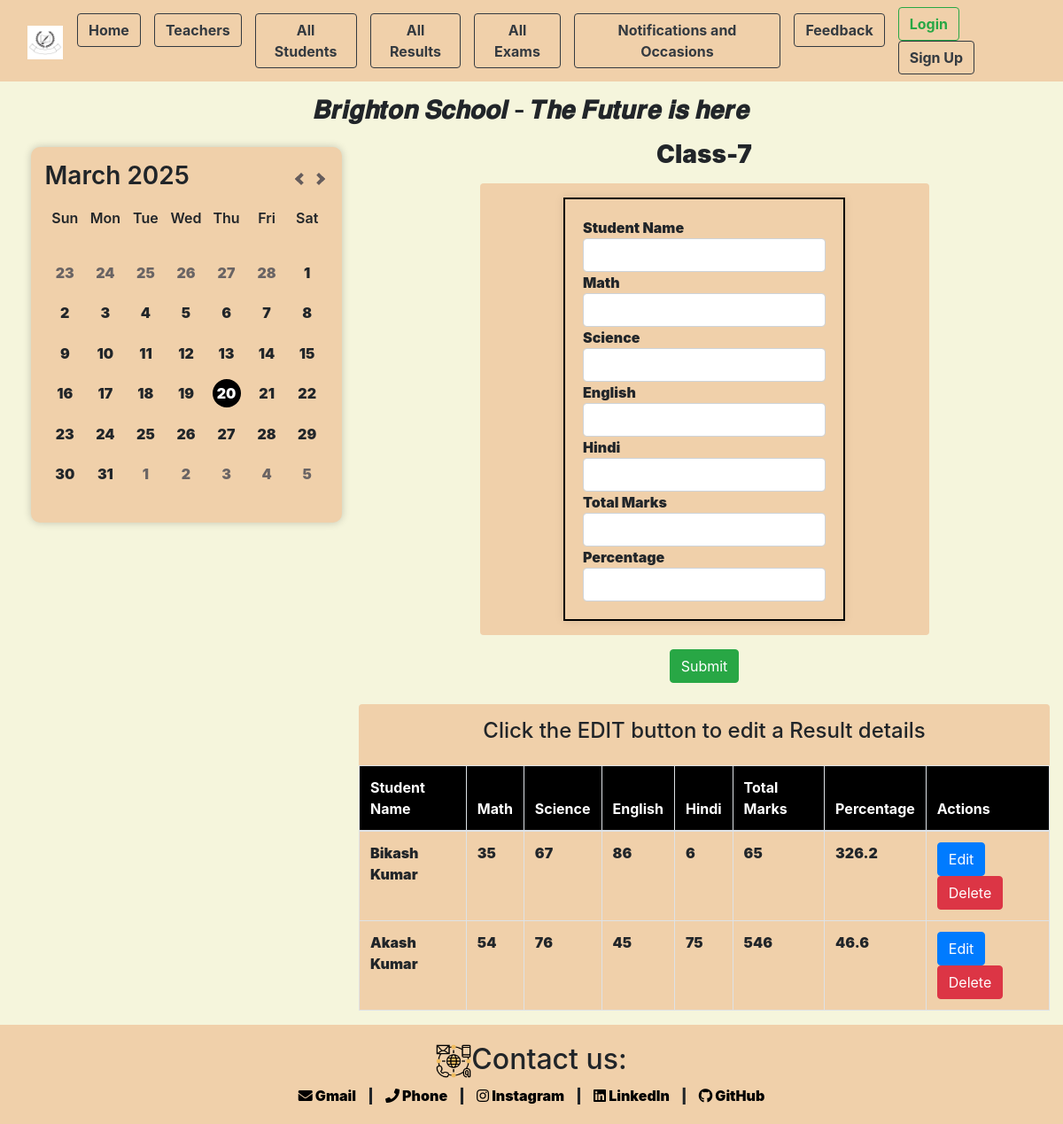
Screenshot of /class_results/result_seven/ with the database file from the repository.
### app/models.py (models this page shows, shortened)
class all_results(models.Model):
    result_class_name = models.CharField(max_length=50,blank=True)
    slug=models.SlugField(max_length=200,unique=True,null=True)

class Result(models.Model):
    result_class_name = models.ForeignKey(all_results, on_delete=models.CASCADE, related_name='students_result',null=True,blank=True)
    st_name=models.CharField(max_length=100)
    Math=models.IntegerField(null=True)
    Science=models.IntegerField(null=True)
    English=models.IntegerField(null=True)
    Hindi=models.IntegerField(null=True)
    Total_marks=models.IntegerField(null=True)
    Percentage=models.FloatField(null=True)

### app/views.py (the view, shortened to what this page needs)
# urls.py: path('class_results/<slug:slug>/',views.class_results,name="class_results"),
def class_results(request, slug):
    class_instance = get_object_or_404(all_results, slug=slug)
    results = Result.objects.filter(result_class_name=class_instance)
    form = ResultForm()
    context = {'results': results, 'class_instance': class_instance, 'form': form}
    return render(request, 'app/result.html', context)

### app/forms.py
class ResultForm(forms.ModelForm):
    class Meta:
        model=Result
        fields = ['st_name', 'Math', 'Science', 'English', 'Hindi', 'Total_marks', 'Percentage']

### app/templates/app/result.html (shortened to what this page needs)
{% extends "base_template/base.html" %}
{% load static %}
{% block content %}
<div class="col-lg-8 col-md-8 col-sm-12 main-content">
    <h3 class="text-center mb-3"><strong>{{ class_instance.result_class_name }}</strong></h3>
    <form id="studentForm" method="POST" action="{% url 'class_results' class_instance.slug %}" novalidate>
        <div class="container row box_clr d-flex justify-content-center align-items-center mb-3 rounded p-3" style="width: 65%; margin: 0 auto;">
            <div class="box_clr" style="border: 2px solid #000; padding: 20px; box-shadow: 0 0 10px rgba(0, 0, 0, 0.1);">
                <input type="hidden" name="student_id" id="student_id" value="">Student Name
                <input class="text-center form-control" type="text" name="st_name" id="id_st_name" value=""><strong>Math</strong>
                <input class="text-center form-control" type="text" name="Math" id="id_math" value=""><strong>Science</strong>
                <input class="text-center form-control" type="text" name="Science" id="id_science" value=""><strong>English</strong>
                <input class="text-center form-control" type="text" name="English" id="id_english" value=""><strong>Hindi</strong>
                <input class="text-center form-control" type="text" name="Hindi" id="id_hindi" value=""><strong>Total Marks</strong>
                <input class="text-center form-control" type="text" name="Total_marks" id="id_total_marks" value=""><strong>Percentage</strong>
                <input class="text-center form-control" type="text" name="Percentage" id="id_percentage" value=""><strong></strong>
            </div>
        </div>
        <button type="submit" class="btn btn-success" style="display: block; margin: 0 auto;">Submit</button>
        <div class="box_clr mt-4 rounded">
        <h4 class="text-center fw-bolder pt-3">Click the EDIT button to edit a Result details</h4>
        <table class="table table-bordered rounded box_clr mt-4">
            <thead style="font-weight: 900; background-color: black; color: white;">
                <tr>
                    <th>Student Name</th>
                    <th>Math</th>
                    <th>Science</th>
                    <th>English</th>
                    <th>Hindi</th>
                    <th>Total Marks</th>
                    <th>Percentage</th>
                    <th>Actions</th>
                </tr>
            </thead>
            <tbody>
                {% for result in results %}
                <tr id="student-{{ result.id }}">
                    <td>{{ result.st_name }}</td>
                    <td>{{ result.Math }}</td>
                    <td>{{ result.Science }}</td>
                    <td>{{ result.English }}</td>
                    <td>{{ result.Hindi }}</td>
                    <td>{{ result.Total_marks }}</td>
                    <td>{{ result.Percentage }}</td>
                    <td>
                        <button type="button" class="btn btn-primary result-edit-btn" data-id="{{ result.id }}">Edit</button>
                        <button type="button" class="btn btn-danger result-delete-btn" data-id="{{ result.id }}">Delete</button>
                    </td>
                </tr>
                {% endfor %}
            </tbody>
        </table>
    </div>
    </form>
</div>
{% endblock content %}

### app/static/app/CSS_Files/index.css (style rules this page uses)
body { background-color: beige; }
.box_clr { background-color: rgb(240, 208, 170); }
* { padding: 0; margin: 0; }
h3 { font-weight: 600; }

### rows the page displays
all_results: result_class_name "Class-7"
Result: st_name "Bikash Kumar", Math "35", Science "67", English "86", Hindi "6", Total_marks "65", Percentage "326.2"
Result: st_name "Akash Kumar", Math "54", Science "76", English "45", Hindi "75", Total_marks "546", Percentage "46.6"
